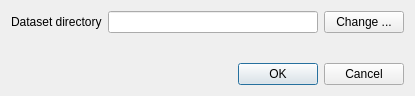
<?xml version="1.0" encoding="UTF-8"?>
<ui version="4.0">
 <class>ConfigDialog</class>
 <widget class="QDialog" name="ConfigDialog">
  <property name="geometry">
   <rect>
    <x>0</x>
    <y>0</y>
    <width>415</width>
    <height>96</height>
   </rect>
  </property>
  <property name="windowTitle">
   <string>Configuration</string>
  </property>
  <layout class="QVBoxLayout" name="verticalLayout">
   <item>
    <layout class="QFormLayout" name="formLayout">
     <item row="1" column="0">
      <widget class="QLabel" name="datasetDirectoryLabel">
       <property name="text">
        <string>Dataset directory</string>
       </property>
      </widget>
     </item>
     <item row="1" column="1">
      <layout class="QHBoxLayout" name="horizontalLayout" stretch="1,0">
       <item>
        <widget class="QLineEdit" name="dataset_directory"/>
       </item>
       <item>
        <widget class="QPushButton" name="btn_change">
         <property name="text">
          <string>Change ...</string>
         </property>
        </widget>
       </item>
      </layout>
     </item>
    </layout>
   </item>
   <item>
    <widget class="QDialogButtonBox" name="buttonBox">
     <property name="orientation">
      <enum>Qt::Horizontal</enum>
     </property>
     <property name="standardButtons">
      <set>QDialogButtonBox::Cancel|QDialogButtonBox::Ok</set>
     </property>
    </widget>
   </item>
  </layout>
 </widget>
 <resources/>
 <connections>
  <connection>
   <sender>buttonBox</sender>
   <signal>accepted()</signal>
   <receiver>ConfigDialog</receiver>
   <slot>accept()</slot>
   <hints>
    <hint type="sourcelabel">
     <x>248</x>
     <y>254</y>
    </hint>
    <hint type="destinationlabel">
     <x>157</x>
     <y>274</y>
    </hint>
   </hints>
  </connection>
  <connection>
   <sender>buttonBox</sender>
   <signal>rejected()</signal>
   <receiver>ConfigDialog</receiver>
   <slot>reject()</slot>
   <hints>
    <hint type="sourcelabel">
     <x>316</x>
     <y>260</y>
    </hint>
    <hint type="destinationlabel">
     <x>286</x>
     <y>274</y>
    </hint>
   </hints>
  </connection>
 </connections>
</ui>
